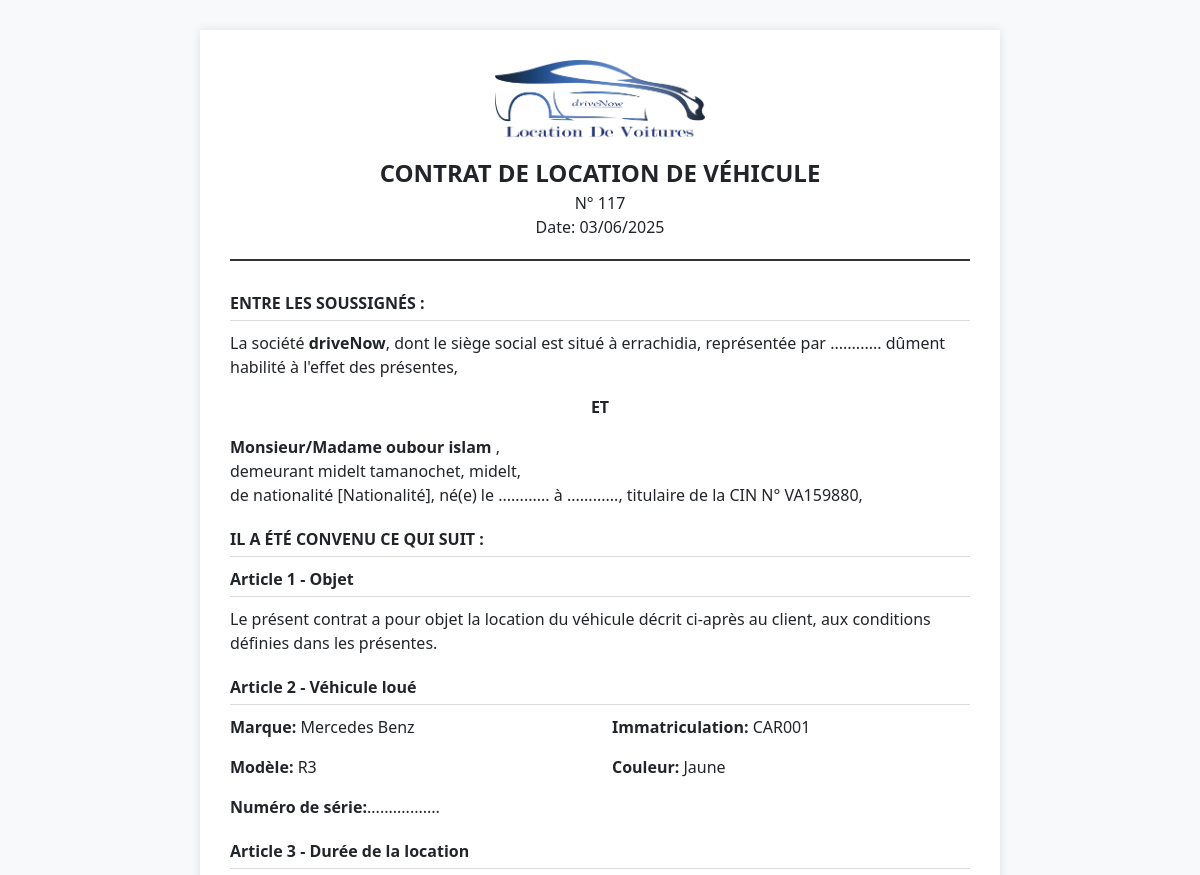
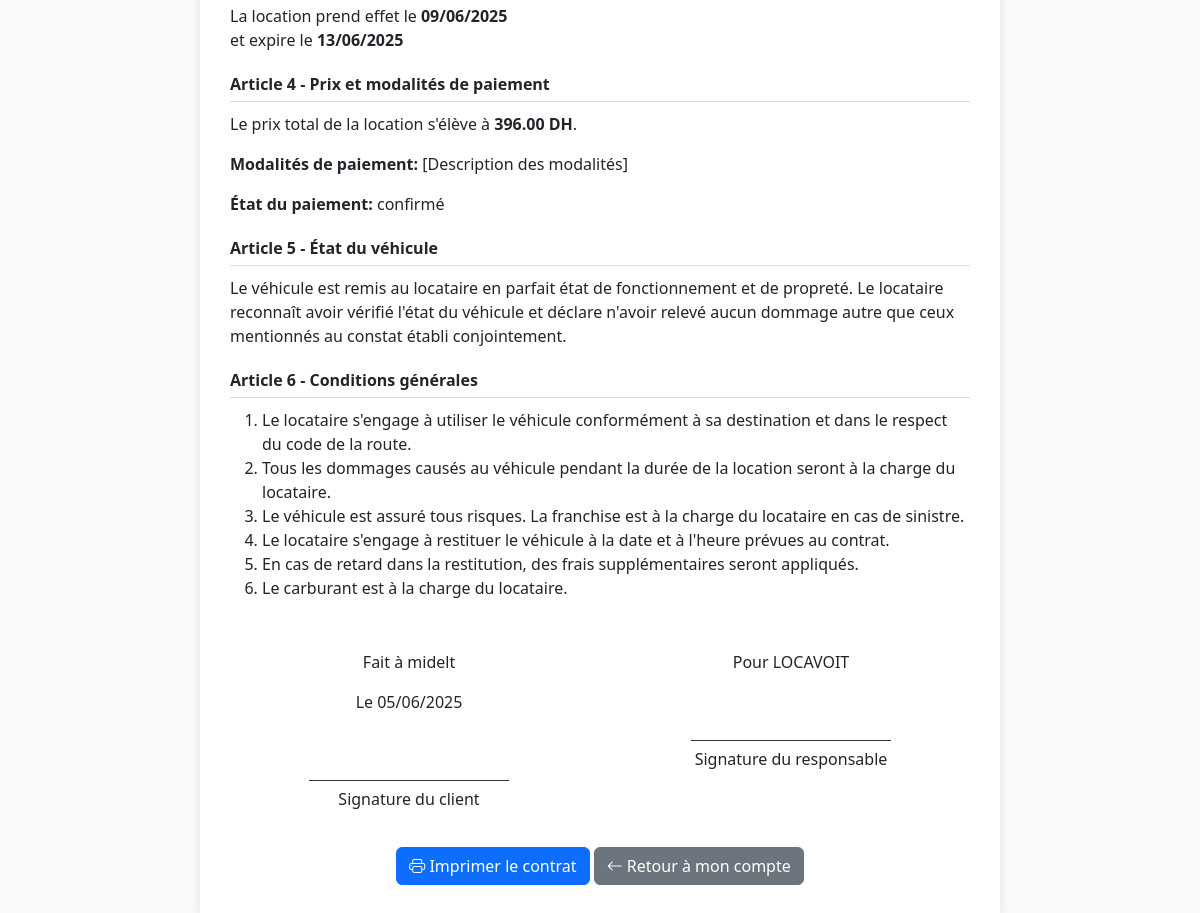
Page /contrat.php?id=46 on the committed database (2 pictures, top to bottom).
### tables this page shows
CREATE TABLE `location` (
  `id_location` int(11) NOT NULL,
  `montant_total` decimal(10,2) DEFAULT NULL,
  `date_debut` date DEFAULT NULL,
  `date_fin` date DEFAULT NULL,
  `status` varchar(20) DEFAULT NULL,
  `numContrat` int(11) DEFAULT NULL,
  `Matricule` varchar(20) DEFAULT NULL,
  `cinutilisateur` varchar(20) DEFAULT NULL,
  `lieu_prise` varchar(50) DEFAULT NULL,
  `lieu_retour` varchar(50) DEFAULT NULL,
  `date_retour_reel` datetime DEFAULT NULL
);

CREATE TABLE `contrat` (
  `numContrat` int(11) NOT NULL,
  `typeContrat` varchar(50) DEFAULT NULL,
  `dateEtablissement` date DEFAULT NULL,
  `cinetutilisateur` varchar(20) DEFAULT NULL
);

CREATE TABLE `utilisateur` (
  `cinutilisateur` varchar(20) NOT NULL,
  `nomutilisateur` varchar(50) DEFAULT NULL,
  `prenomutilisateur` varchar(50) DEFAULT NULL,
  `adresseutilisateur` varchar(100) DEFAULT NULL,
  `villeutilisateur` varchar(50) DEFAULT NULL,
  `telutilisateur` varchar(20) DEFAULT NULL,
  `typeutilisateur` varchar(20) DEFAULT NULL,
  `loginutilisateur` varchar(50) DEFAULT NULL,
  `passwordutilisateur` varchar(50) DEFAULT NULL,
  `Roletilutilisateur` tinyint(20) DEFAULT NULL
);

CREATE TABLE `voiture` (
  `Matricule` varchar(20) NOT NULL,
  `couleur` varchar(30) DEFAULT NULL,
  `photo` varchar(255) DEFAULT NULL,
  `prix` decimal(10,2) DEFAULT NULL,
  `modele` varchar(50) DEFAULT NULL,
  `marque` varchar(50) DEFAULT NULL,
  `disponible` tinyint(1) DEFAULT NULL,
  `annee` int(11) DEFAULT NULL,
  `transmission` varchar(50) DEFAULT NULL,
  `kilometrage` varchar(20) DEFAULT NULL
);

### contrat.php (the view, shortened to what this page needs)
<?php
require('connection_database.php');
$id_location = intval($_GET['id']);
$sql = "  SELECT *
    FROM Location l
    JOIN utilisateur u ON l.cinutilisateur = u.cinutilisateur
    JOIN voiture v ON l.Matricule = v.Matricule
    JOIN contrat c ON l.numContrat = c.numContrat
    WHERE l.Id_location = $id_location
";
$resultat = $connexion->query($sql);
$location = $resultat->fetch_assoc();
?>
<!DOCTYPE html>
<html lang="fr">
<head>
    <link href="https://cdn.jsdelivr.net/npm/bootstrap@5.3.0/dist/css/bootstrap.min.css" rel="stylesheet">
</head>
<body>
    <div class="container">
        <div class="contract-container">
            <div class="contract-header">
                <img src="LOGO.png" alt="Logo" style="height: 80px; margin-bottom: 15px;">
                <div class="contract-title">CONTRAT DE LOCATION DE VÉHICULE</div>
                <div>N° <?= $location['numContrat'] ?></div>
                <div>Date: <?= date('d/m/Y', strtotime($location['dateEtablissement'])) ?></div>
            </div>
            <div class="contract-section">
                <div class="section-title">ENTRE LES SOUSSIGNÉS :</div>
                <p>
                    La société <strong>driveNow</strong>, dont le siège social est situé à errachidia,
                    représentée par ............ dûment habilité à l'effet des présentes,
                </p>
                <p class="text-center"><strong>ET</strong></p>
                <p>
                    <strong>
                        <?= $location['typeutilisateur'] == 'entreprise' ? 'La société ' : 'Monsieur/Madame ' ?>
                        <?= $location['nomutilisateur'] ?> <?= $location['prenomutilisateur'] ?>
                    </strong>,<br>
                    demeurant <?= $location['adresseutilisateur'] ?>, <?= $location['villeutilisateur'] ?>,<br>
                    <?= $location['typeutilisateur'] == 'entreprise' ? 'Immatriculée au ' : 'de nationalité [Nationalité], né(e) le ............ à ............,' ?>
                    titulaire de la <?= $location['typeutilisateur'] == 'entreprise' ? 'RC ' : 'CIN ' ?> N° <?= $location['cinutilisateur'] ?>,
                </p>
            </div>
            <div class="contract-section">
                <div class="section-title">IL A ÉTÉ CONVENU CE QUI SUIT :</div>
                <div class="section-title">Article 1 - Objet</div>
                <p>Le présent contrat a pour objet la location du véhicule décrit ci-après au client, aux conditions définies dans les présentes.</p>
            </div>
            <div class="contract-section">
                <div class="section-title">Article 2 - Véhicule loué</div>
                <div class="row">
                    <div class="col-md-6">
                        <p><strong>Marque:</strong> <?= $location['marque'] ?></p>
                        <p><strong>Modèle:</strong> <?= $location['modele'] ?></p>
                    </div>
                    <div class="col-md-6">
                        <p><strong>Immatriculation:</strong> <?= $location['Matricule'] ?></p>
                        <p><strong>Couleur:</strong> <?= $location['couleur'] ?></p>
                    </div>
                </div>
                <p><strong>Numéro de série:</strong>.................</p>
            </div>
            <div class="contract-section">
                <div class="section-title">Article 3 - Durée de la location</div>
                <p>
                    La location prend effet le <strong><?= date('d/m/Y', strtotime($location['date_debut'])) ?></strong><br>
                    et expire le <strong><?= date('d/m/Y', strtotime($location['date_fin'])) ?></strong>
                </p>
            </div>
            <div class="contract-section">
                <div class="section-title">Article 4 - Prix et modalités de paiement</div>
                <p>Le prix total de la location s'élève à <strong><?= $location['montant_total'] ?> DH</strong>.</p>
                <p><strong>Modalités de paiement:</strong> [Description des modalités]</p>
                <p><strong>État du paiement:</strong> <?= $location['status'] ?></p>
            </div>
            <div class="contract-section">
                <div class="section-title">Article 5 - État du véhicule</div>
                <p>
                    Le véhicule est remis au locataire en parfait état de fonctionnement et de propreté.
                    Le locataire reconnaît avoir vérifié l'état du véhicule et déclare n'avoir relevé
                    aucun dommage autre que ceux mentionnés au constat établi conjointement.
                </p>
            </div>
            <div class="contract-section">
                <div class="section-title">Article 6 - Conditions générales</div>
                <ol>
                    <li>Le locataire s'engage à utiliser le véhicule conformément à sa destination et dans le respect du code de la route.</li>
                    <li>Tous les dommages causés au véhicule pendant la durée de la location seront à la charge du locataire.</li>
                    <li>Le véhicule est assuré tous risques. La franchise est à la charge du locataire en cas de sinistre.</li>
                    <li>Le locataire s'engage à restituer le véhicule à la date et à l'heure prévues au contrat.</li>
                    <li>En cas de retard dans la restitution, des frais supplémentaires seront appliqués.</li>
                    <li>Le carburant est à la charge du locataire.</li>
                </ol>
            </div>
            <div class="signature-area">
                <div class="row">
                    <div class="col-md-6 text-center">
                        <p>Fait à <?= $location['villeutilisateur'] ?></p>
                        <p>Le <?= date('d/m/Y') ?></p>
                        <div class="signature-line"></div>
                        <p>Signature du client</p>
                    </div>
                    <div class="col-md-6 text-center">
                        <p>Pour LOCAVOIT</p>
                        <div class="signature-line"></div>
                        <p>Signature du responsable</p>
                    </div>
                </div>
            </div>
            <div class="text-center print-button">
                <button onclick="window.print()" class="btn btn-primary">
                    <i class="bi bi-printer"></i> Imprimer le contrat
                </button>
                <?php if (isset($_SESSION['client_id'])): ?>
                    <a href="reservations.php" class="btn btn-secondary">
                        <i class="bi bi-arrow-left"></i> Retour aux réservations
                    </a>
                <?php else: ?>
                    <a href="../mon-compte.php" class="btn btn-secondary">
                        <i class="bi bi-arrow-left"></i> Retour à mon compte
                    </a>
                <?php endif; ?>
            </div>
        </div>
    </div>
    <link rel="stylesheet" href="https://cdn.jsdelivr.net/npm/bootstrap-icons@1.10.0/font/bootstrap-icons.css">
</body>
</html>

### contrat.php (style rules this page uses)
body { background-color: #f8f9fa; }
.contract-container { max-width: 800px; margin: 30px auto; background: white; padding: 30px; box-shadow: 0 0 10px rgba(0,0,0,0.1); }
.contract-header { text-align: center; margin-bottom: 30px; border-bottom: 2px solid #333; padding-bottom: 20px; }
.contract-title { font-size: 24px; font-weight: bold; }
.contract-section { margin-bottom: 20px; }
.section-title { font-weight: bold; border-bottom: 1px solid #ddd; padding-bottom: 5px; margin-bottom: 10px; }
.signature-area { margin-top: 50px; }
.signature-line { border-top: 1px solid #333; width: 200px; display: inline-block; margin-top: 50px; }
.print-button { margin-top: 20px; }

### rows in the picture
location: numContrat.numContrat "117", numContrat.dateEtablissement "03/06/2025", cinutilisateur.nomutilisateur "oubour", cinutilisateur.prenomutilisateur "islam", cinutilisateur.adresseutilisateur "midelt tamanochet", cinutilisateur.villeutilisateur "midelt", cinutilisateur.cinutilisateur "VA159880", Matricule.marque "Mercedes Benz", Matricule.modele "R3", Matricule.Matricule "CAR001", Matricule.couleur "Jaune", date_debut "09/06/2025", date_fin "13/06/2025", montant_total "396.00", status "confirmé"
